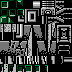

The image is a tile-based game level rendered from a .tmx file. Its description and complete source (layers, tilesets, objects, tile grids) follow:
An orthogonal 9x9 tile map with 8x8 px tiles, 1 tile layer (Capa de patrones 1), 2 tilesets.

<map version="1.10" tiledversion="1.11.2" orientation="orthogonal" renderorder="right-down" width="9" height="9" tilewidth="8" tileheight="8" infinite="0" nextlayerid="2" nextobjectid="1">
 <tileset firstgid="1" source="NES - Metal Gear - Maps - Building 1 (Floor I).tsx" />
 <tileset firstgid="12289" source="NES - Metal Gear - Maps - Building 1 (Floor II).tsx" />
 <layer id="1" name="Capa de patrones 1" width="9" height="9">
  <data encoding="csv">
2454,11894,11385,4246,23781,23909,23910,19602,9194,
3475,6771,1405,6233,6240,24038,24039,19730,19858,
2723,10875,12129,6617,6624,7936,19603,19731,19986,
7263,7391,11360,6751,6146,7274,8311,19601,19604,
6145,6658,12128,6879,6274,7402,8439,19729,19732,
112,367,377,7007,6402,7530,8567,19857,19860,
240,239,9575,7135,6530,7658,8695,19985,19988,
7782,7910,8038,8166,8294,8422,8550,8678,12117,
16279,16151,16023,8810,8938,9066,0,0,0
</data>
 </layer>
</map>
